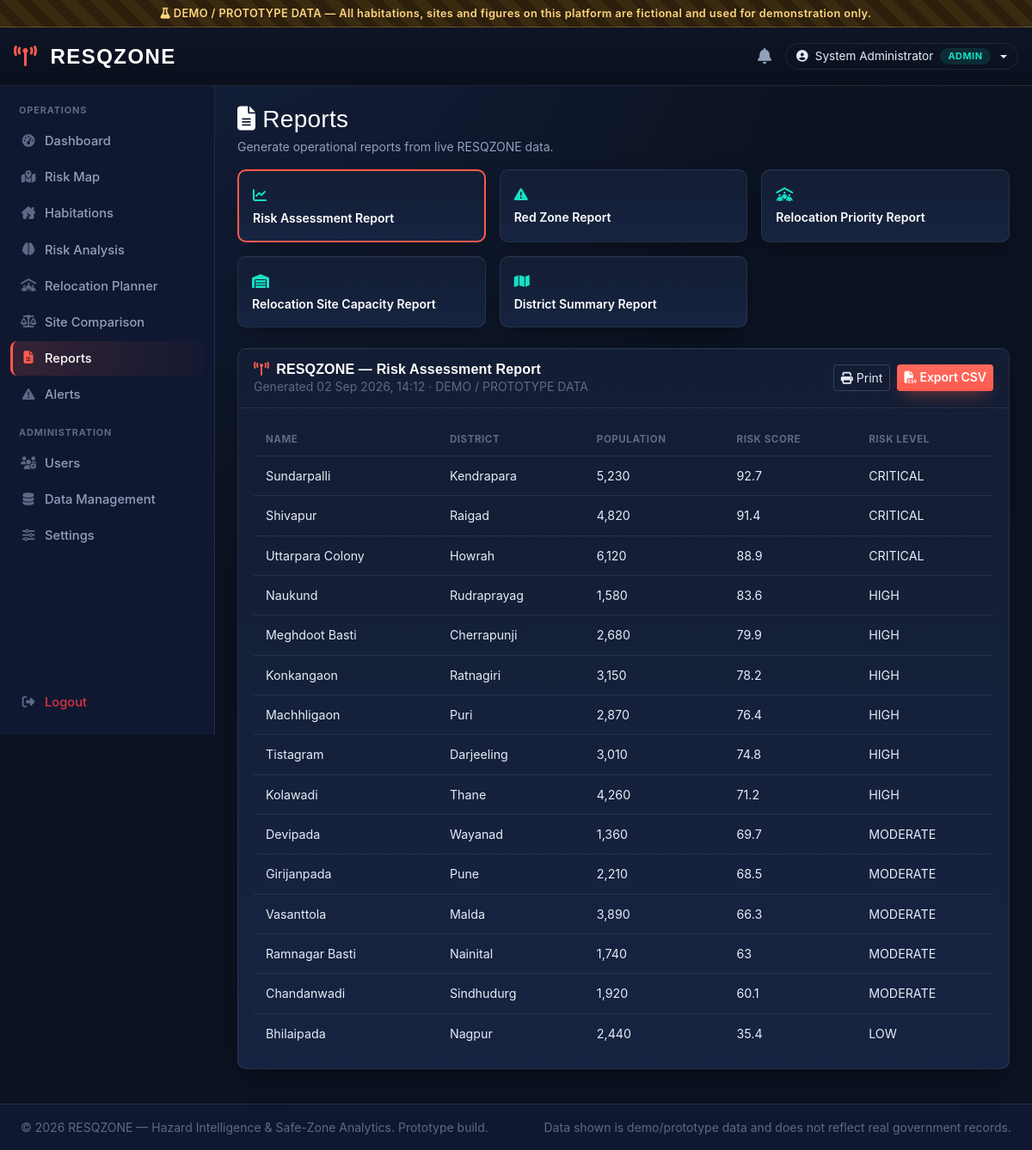
The page /reports.php?type=risk_assessment (signed in) on the database its author committed.
### tables this page shows
CREATE TABLE `habitations` (
  `id` INT AUTO_INCREMENT PRIMARY KEY,
  `name` VARCHAR(150) NOT NULL,
  `district` VARCHAR(120) NOT NULL,
  `latitude` DECIMAL(10,6) NOT NULL,
  `longitude` DECIMAL(10,6) NOT NULL,
  `population` INT NOT NULL DEFAULT 0,
  `vulnerable_population` INT NOT NULL DEFAULT 0,
  `flood_risk` TINYINT NOT NULL DEFAULT 0,         
  `landslide_risk` TINYINT NOT NULL DEFAULT 0,      
  `cloudburst_risk` TINYINT NOT NULL DEFAULT 0,     
  `coastal_erosion_risk` TINYINT NOT NULL DEFAULT 0,  
  `historical_events` INT NOT NULL DEFAULT 0,
  `infrastructure_risk` TINYINT NOT NULL DEFAULT 0,  
  `primary_hazard` VARCHAR(60) DEFAULT NULL,
  `risk_score` DECIMAL(5,2) DEFAULT NULL,
  `risk_level` VARCHAR(20) DEFAULT NULL,
  `priority_score` DECIMAL(5,2) DEFAULT NULL,
  `priority` VARCHAR(20) DEFAULT NULL,
  `created_at` DATETIME NOT NULL DEFAULT CURRENT_TIMESTAMP,
  `updated_at` DATETIME NOT NULL DEFAULT CURRENT_TIMESTAMP ON UPDATE CURRENT_TIMESTAMP,
  INDEX idx_district (district),
  INDEX idx_risk_level (risk_level),
  INDEX idx_priority (priority)
);

### includes/auth.php (called while the page is built, shortened)
<?php
function sanitize(string $value): string
{
    return htmlspecialchars(trim($value), ENT_QUOTES, 'UTF-8');
}

### reports.php (the view, shortened to what this page needs)
<?php
require_once __DIR__ . '/includes/auth.php';
$conn = getDbConnection();
$reportType = $_GET['type'] ?? '';
$data = [];
$title = '';
switch ($reportType) {
    case 'risk_assessment':
        $title = 'Risk Assessment Report';
        $data = $conn->query('SELECT name, district, population, risk_score, risk_level FROM habitations ORDER BY risk_score DESC')->fetch_all(MYSQLI_ASSOC);
        break;
}
require_once __DIR__ . '/includes/header.php';
require_once __DIR__ . '/includes/sidebar.php';
?>
<h3 class="text-white mb-1"><i class="fa-solid fa-file-lines me-2"></i>Reports</h3>
<p class="text-dim small mb-3">Generate operational reports from live RESQZONE data.</p>
<div class="row g-3 mb-4">
  <?php
  $types = [
    ['risk_assessment', 'Risk Assessment Report', 'fa-chart-line'],
    ['red_zone', 'Red Zone Report', 'fa-triangle-exclamation'],
    ['relocation_priority', 'Relocation Priority Report', 'fa-people-roof'],
    ['site_capacity', 'Relocation Site Capacity Report', 'fa-warehouse'],
    ['district_summary', 'District Summary Report', 'fa-map'],
  ];
  foreach ($types as $t): ?>
    <div class="col-md-6 col-lg-4">
      <a href="reports.php?type=<?= $t[0] ?>" class="text-decoration-none">
        <div class="hz-panel p-3 h-100 <?= $reportType === $t[0] ? 'border border-2' : '' ?>" style="<?= $reportType === $t[0] ? 'border-color:var(--hz-accent) !important' : '' ?>">
          <i class="fa-solid <?= $t[2] ?> mb-2" style="color:var(--hz-accent-2)"></i>
          <div class="text-white fw-semibold small"><?= $t[1] ?></div>
        </div>
      </a>
    </div>
  <?php endforeach; ?>
</div>
<?php if ($reportType && !empty($title)): ?>
<div class="hz-panel" id="reportArea">
  <div class="hz-panel-header">
    <div>
      <h5 class="mb-0"><i class="fa-solid fa-tower-broadcast me-2" style="color:var(--hz-accent)"></i>RESQZONE — <?= $title ?></h5>
      <div class="text-faint small">Generated <?= date('d M Y, H:i') ?> · DEMO / PROTOTYPE DATA</div>
    </div>
    <div class="d-flex gap-2 no-print">
      <button class="btn btn-hz-outline btn-sm" onclick="window.print()"><i class="fa-solid fa-print me-1"></i>Print</button>
      <a class="btn btn-hz-primary btn-sm" href="reports.php?type=<?= $reportType ?>&export=csv"><i class="fa-solid fa-file-csv me-1"></i>Export CSV</a>
    </div>
  </div>
  <div class="table-responsive hz-panel-body">
    <table class="hz-table">
      <thead><tr><?php foreach (array_keys($data[0] ?? []) as $col): ?><th><?= ucwords(str_replace('_',' ',$col)) ?></th><?php endforeach; ?></tr></thead>
      <tbody>
      <?php foreach ($data as $row): ?>
        <tr><?php foreach ($row as $k => $v): ?><td><?= is_numeric($v) ? (str_contains($k,'score')||str_contains($k,'risk') ? round($v,1) : number_format($v) ) : sanitize($v) ?></td><?php endforeach; ?></tr>
      <?php endforeach; ?>
      </tbody>
    </table>
  </div>
</div>
<?php endif; ?>
<?php require_once __DIR__ . '/includes/footer.php'; ?>

### assets/css/style.css (style rules this page uses)
:root { --hz-bg: #0b1220; --hz-bg-alt: #0f1830; --hz-panel: #131d33; --hz-panel-alt: #182645; --hz-border: rgba(148,163,184,0.14); --hz-border-strong: rgba(148,163,184,0.28); --hz-text: #e7ecf7; --hz-text-dim: #93a0bb; --hz-text-faint: #5d6a85; --hz-critical: #e11d2e; --hz-high: #f97316; --hz-moderate: #eab308; --hz-safe: #22c55e; --hz-info: #3b82f6; --hz-accent: #ff5a4e; --hz-accent-2: #17e0c3; --font-display: 'Barlow Condensed', 'Oswald', sans-serif; --font-body: 'Inter', 'Segoe UI', sans-serif; --font-mono: 'JetBrains Mono', 'Roboto Mono', monospace; --radius: 10px; --shadow-panel: 0 1px 0 rgba(255,255,255,0.03) inset, 0 10px 30px -12px rgba(0,0,0,0.55); }
* { box-sizing:border-box; }
html,body { background: radial-gradient(circle at 15% -10%, #142140 0%, var(--hz-bg) 45%) fixed; color: var(--hz-text); font-family: var(--font-body); min-height:100vh; }
h1,h2,h3,h4,h5,.font-display { font-family: var(--font-display); letter-spacing:0.01em; }
a { text-decoration:none; }
.hz-panel { background: linear-gradient(180deg, var(--hz-panel) 0%, var(--hz-panel-alt) 130%); border:1px solid var(--hz-border); border-radius: var(--radius); box-shadow: var(--shadow-panel); }
.hz-panel-header { padding:14px 18px; border-bottom:1px solid var(--hz-border); display:flex; align-items:center; justify-content:space-between; }
.hz-panel-header h3, .hz-panel-header h5 { margin:0; font-size:1rem; font-weight:700; color:#fff; }
.hz-panel-body { padding:18px; }
.hz-table { width:100%; color:var(--hz-text); border-collapse:separate; border-spacing:0; }
.hz-table thead th { font-size:0.72rem; text-transform:uppercase; letter-spacing:0.05em; color:var(--hz-text-faint); font-weight:700; padding:10px 14px; border-bottom:1px solid var(--hz-border); white-space:nowrap; }
.hz-table tbody td { padding:12px 14px; border-bottom:1px solid var(--hz-border); font-size:0.89rem; vertical-align:middle; }
.hz-table tbody tr:last-child td { border-bottom:none; }
.btn-hz-primary { background: linear-gradient(180deg, #ff6a5c, var(--hz-accent)); border:none; color:#fff; font-weight:600; box-shadow:0 8px 20px -8px rgba(255,90,78,0.6); }
.btn-hz-outline { border:1px solid var(--hz-border-strong); color:var(--hz-text); background:transparent; }
.text-dim { color:var(--hz-text-dim); }
.text-faint { color:var(--hz-text-faint); }

### reports.php (style rules this page uses)
.app-navbar, .sidebar, .app-footer, .no-print, .demo-banner { display:none !important; }
body { background:#fff !important; color:#000 !important; }
.hz-table thead th, .hz-table tbody td { color:#000 !important; border-color:#ccc !important; }

### rows shown on the page
habitations: name "Sundarpalli", district "Kendrapara", population "5,230", risk_score "92.7", risk_level "CRITICAL"
habitations: name "Shivapur", district "Raigad", population "4,820", risk_score "91.4", risk_level "CRITICAL"
habitations: name "Uttarpara Colony", district "Howrah", population "6,120", risk_score "88.9", risk_level "CRITICAL"
habitations: name "Naukund", district "Rudraprayag", population "1,580", risk_score "83.6", risk_level "HIGH"
habitations: name "Meghdoot Basti", district "Cherrapunji", population "2,680", risk_score "79.9", risk_level "HIGH"
habitations: name "Konkangaon", district "Ratnagiri", population "3,150", risk_score "78.2", risk_level "HIGH"
habitations: name "Machhligaon", district "Puri", population "2,870", risk_score "76.4", risk_level "HIGH"
habitations: name "Tistagram", district "Darjeeling", population "3,010", risk_score "74.8", risk_level "HIGH"
habitations: name "Kolawadi", district "Thane", population "4,260", risk_score "71.2", risk_level "HIGH"
habitations: name "Devipada", district "Wayanad", population "1,360", risk_score "69.7", risk_level "MODERATE"
habitations: name "Girijanpada", district "Pune", population "2,210", risk_score "68.5", risk_level "MODERATE"
habitations: name "Vasanttola", district "Malda", population "3,890", risk_score "66.3", risk_level "MODERATE"
habitations: name "Ramnagar Basti", district "Nainital", population "1,740", risk_score "63", risk_level "MODERATE"
habitations: name "Chandanwadi", district "Sindhudurg", population "1,920", risk_score "60.1", risk_level "MODERATE"
habitations: name "Bhilaipada", district "Nagpur", population "2,440", risk_score "35.4", risk_level "LOW"

### other values the page prints
$user['name'] "System Administrator"
$user['role'] "ADMIN"
$t[1] "Risk Assessment Report"
$t[1] "Red Zone Report"
$t[1] "Relocation Priority Report"
$t[1] "Relocation Site Capacity Report"
$t[1] "District Summary Report"
$title "Risk Assessment Report"
str_replace('_',' ',$col) "NAME"
str_replace('_',' ',$col) "DISTRICT"
str_replace('_',' ',$col) "POPULATION"
str_replace('_',' ',$col) "RISK SCORE"
str_replace('_',' ',$col) "RISK LEVEL"
